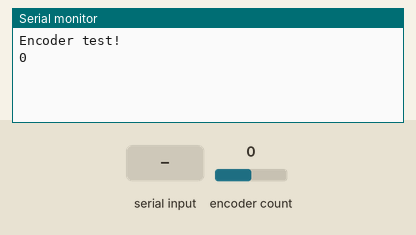
Simulated run of this sketch. Board: Arduino Uno, built with avr-gcc and run on an emulated ATmega328P. Parts: the last lines printed to the serial monitor. The inputs (shaded band) are chosen by the test bench; at power-on: encoder count 0.

Above: at 1.2 s.
1.3 s: "1" received over Serial
At 2.2 s:
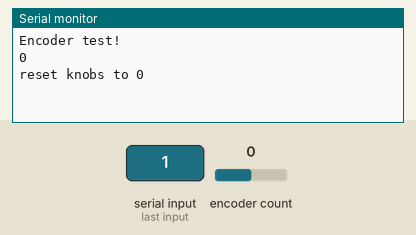
2.8 s: encoder count set to 1
At 3.3 s:
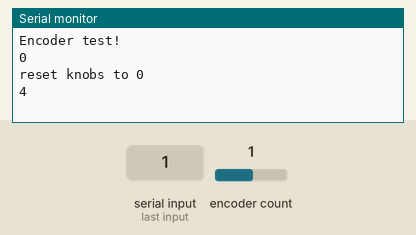
4.3 s: encoder count set to 2
At 5.6 s:
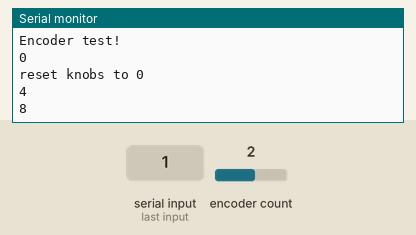

Measured:
- after the input at 1.3 s, the serial monitor: prints a new line at once (image 1)
- after the input at 2.8 s, the serial monitor: prints a new line at once (image 2)
- after the input at 4.3 s, the serial monitor: prints a new line at once (image 3)

The sketch:

2nd_encoder_test.ino
```cpp
#include <Encoder.h>

Encoder knob(18,19);
void setup() {
  Serial.begin(9600);
  Serial.println("Encoder test! ");

}
long enc_pos = -999;

void loop() {
  long newEnc;
  newEnc = knob.read();
  if(newEnc != enc_pos){
    Serial.println(newEnc);
    enc_pos = newEnc;
  }
  if(Serial.available()){
    Serial.read();
    Serial.println("reset knobs to 0");
    knob.write(0);
  }
}
```
